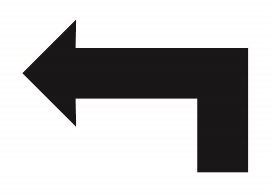
#> input picture TFG/Trabajo Francisco Marquez Chaves/Memoria/Imagenes/Camara/arrowL.jpg, 271 x 195 px
$ python experimentos.py   (older library calls are emulated)
#> lines starting #> are read from the running program, lines starting #| are printed output that depends on the picture; after the words box and inside, x2 and y2 are one past the last pixel; in counts of white or black regions, pixels touching at a corner belong together
from __future__ import print_function
from imutils.video import VideoStream
import imutils
#import serial
import time
from skimage.measure import compare_ssim as ssim
import matplotlib.pyplot as plt
import numpy as np
import cv2
import argparse#construct the argument parseand parse the argum

def auto_canny(image, sigma=0.33):
  # compute the median of the single channel pixel intensities
  v = np.median(image)

  # apply automatic Canny edge detection using the computed median
  lower = int(max(0, (1.0 - sigma) * v))
  upper = int(min(255, (1.0 + sigma) * v))
  edged = cv2.Canny(image, lower, upper)

  # return the edged image
  return edged

def mse(imageA, imageB):
  # the 'Mean Squared Error' between the two images is the
  # sum of the squared difference between the two images;
  # NOTE: the two images must have the same dimension
  err = np.sum((imageA.astype("float") - imageB.astype("float")) ** 2)
  err /= float(imageA.shape[0] * imageA.shape[1])

  # return the MSE, the lower the error, the more "similar"
  # the two images are
  return err

def compare_images(imageA, imageB, title):
  # compute the mean squared error and structural similarity
  # index for the images
  m = mse(imageA, imageB)
  s = ssim(imageA, imageB)

  # setup the figure
  fig = plt.figure(title)
  plt.suptitle("MSE: %.2f, SSIM: %.2f" % (m, s))

  # show first image
  ax = fig.add_subplot(1, 2, 1)
  plt.imshow(imageA, cmap = plt.cm.gray)
  plt.axis("off")

  # show the second image
  ax = fig.add_subplot(1, 2, 2)
  plt.imshow(imageB, cmap = plt.cm.gray)
  plt.axis("off")

  # show the images
  plt.show()

inicial1=cv2.imread("arrowL.jpg")
#> inicial1 is the input picture: shape (195, 271, 3); mean B, G, R 187.3, 187, 187.7
gris1 = cv2.cvtColor(inicial1, cv2.COLOR_BGR2GRAY)
blur1 = cv2.GaussianBlur(gris1, (9, 9), 0)
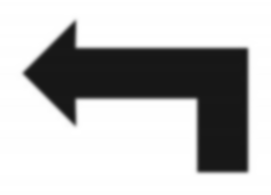
#> blur1: shape (195, 271); min 23, max 255, mean 187.3
canny1 = auto_canny(blur1)
#> in auto_canny, `v = np.median(image)`: v = 254
#> in auto_canny, `lower = int(max(0, (1.0 - sigma) * v))`: lower = 170
#> in auto_canny, `upper = int(min(255, (1.0 + sigma) * v))`: upper = 255
#> in auto_canny, `edged = cv2.Canny(image, lower, upper)`:
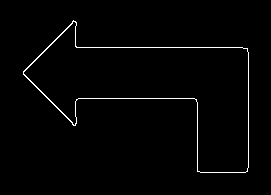
#> edged: shape (195, 271); 1.5% white in thin lines or dots, all inside (x1, y1, x2, y2) = (23, 20, 249, 173)

inicial2=cv2.imread("arrowR.jpg")
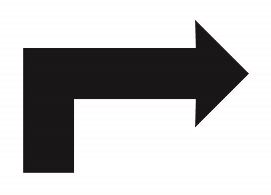
#> input picture TFG/Trabajo Francisco Marquez Chaves/Memoria/Imagenes/Camara/arrowR.jpg, 271 x 195 px
#> inicial2 is the input picture: shape (195, 271, 3); mean B, G, R 186.9, 186.6, 187.3
gris2 = cv2.cvtColor(inicial2, cv2.COLOR_BGR2GRAY)
blur2 = cv2.GaussianBlur(gris2, (9, 9), 0)
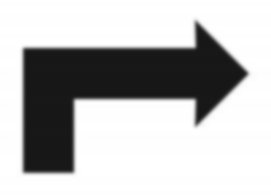
#> blur2: shape (195, 271); min 23, max 255, mean 186.9
canny2 = auto_canny(blur2)
#> in auto_canny (call 2), `edged = cv2.Canny(image, lower, upper)`: edged: shape (195, 271); 1.5% white in thin lines or dots, all inside (x1, y1, x2, y2) = (23, 20, 248, 173)

inicial3=cv2.imread("arrowStop.jpg")
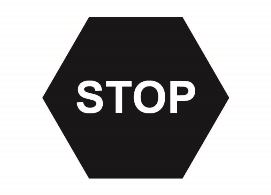
#> input picture TFG/Trabajo Francisco Marquez Chaves/Memoria/Imagenes/Camara/arrowStop.jpg, 271 x 195 px
#> inicial3 is the input picture: shape (195, 271, 3); mean B, G, R 162.9, 162.5, 163.4
gris3 = cv2.cvtColor(inicial3, cv2.COLOR_BGR2GRAY)
blur3 = cv2.GaussianBlur(gris3, (9, 9), 0)
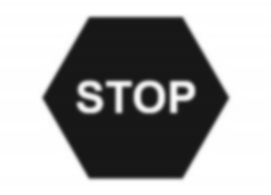
#> blur3: shape (195, 271); min 23, max 255, mean 163
canny3 = auto_canny(blur3)
#> call 3 of auto_canny, with sigma = 0.33
#> in auto_canny (call 3), `v = np.median(image)`: v = 253
#> in auto_canny (call 3), `lower = int(max(0, (1.0 - sigma) * v))`: lower = 169
#> in auto_canny (call 3), `edged = cv2.Canny(image, lower, upper)`:
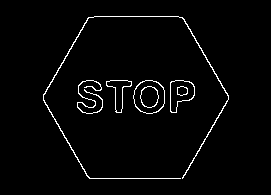
#> edged: shape (195, 271); 2.5% white in thin lines or dots, all inside (x1, y1, x2, y2) = (43, 16, 229, 179)


while True:

  cv2.imshow("Inicial Izquierda", inicial1)
  cv2.imshow("Inicial Derecha", inicial2)
  cv2.imshow("Inicial Stop", inicial3)
  cv2.imshow("Gris Izquierda", gris1)
  cv2.imshow("Gris Derecha", gris2)
  cv2.imshow("Gris Stop", gris3)
  cv2.imshow("Blur Izquierda", blur1)
  cv2.imshow("Blur Derecha", blur2)
  cv2.imshow("Blur Stop", blur3)
  cv2.imshow("Canny Izquierda", canny1)
  cv2.imshow("Canny Derecha", canny2)
  cv2.imshow("Canny Stop", canny3)

  key = cv2.waitKey(1) & 0xFF
#> (key q is pressed here)
  if key == ord("q"):

    break

# do a bit of cleanup
cv2.destroyAllWindows()
